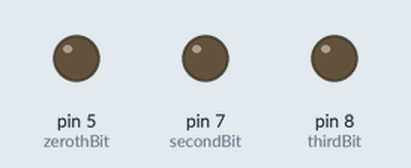
Simulated run of this sketch. Board: Arduino Uno, built with avr-gcc and run on an emulated ATmega328P. Parts: output pins drawn as LEDs (lit = HIGH). Pins used as bus, display or sensor lines are not drawn.

Above: at 0.5 s.
At 4.5 s:
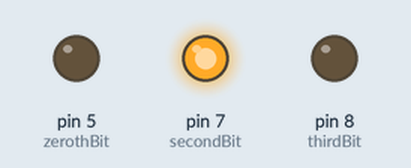
At 7.5 s:
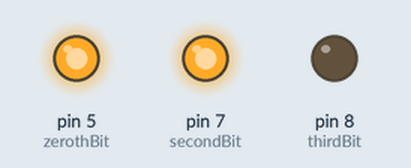
At 9.5 s:
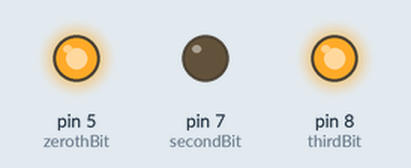
At 14.5 s:
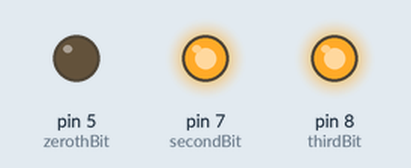
At 19.5 s:
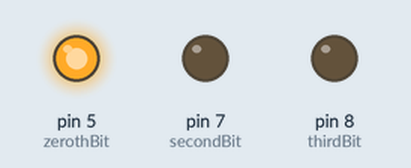
Timing chart, 0 to 20.8 s (numbered marks = the images above):
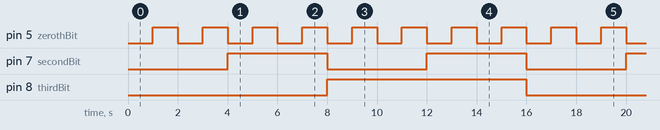

The sketch:

04_4_bit_binary_counter.ino
```cpp
int thirdBit = 8; // MSB
int secondBit = 7;
int firstBit = 6;
int zerothBit = 5; // LSB

const int lastDelay = 1000;
const int maxNum = 15;

void setup() {
  // put your setup code here, to run once:
  pinMode(thirdBit, OUTPUT);
  pinMode(secondBit, OUTPUT);
  pinMode(firstBit, OUTPUT);
  pinMode(zerothBit, OUTPUT);
}

void loop() {
  int i = 0;
  for(i = 0; i <= maxNum; i++) {
    digitalWrite(thirdBit, bitRead(i, 3));
    digitalWrite(secondBit, bitRead(i, 2));
    digitalWrite(firstBit, bitRead(i, 1));
    digitalWrite(zerothBit, bitRead(i, 0));
    delay(lastDelay);
  }
}
```

Measured:
- by itself, pin 5 (zerothBit): alternates HIGH for 1.0 s and LOW for 1.0 s
- by itself, pin 7 (secondBit): alternates HIGH for 4.0 s and LOW for 4.0 s
- by itself, pin 8 (thirdBit): alternates HIGH for 8.0 s and LOW for 8.0 s
